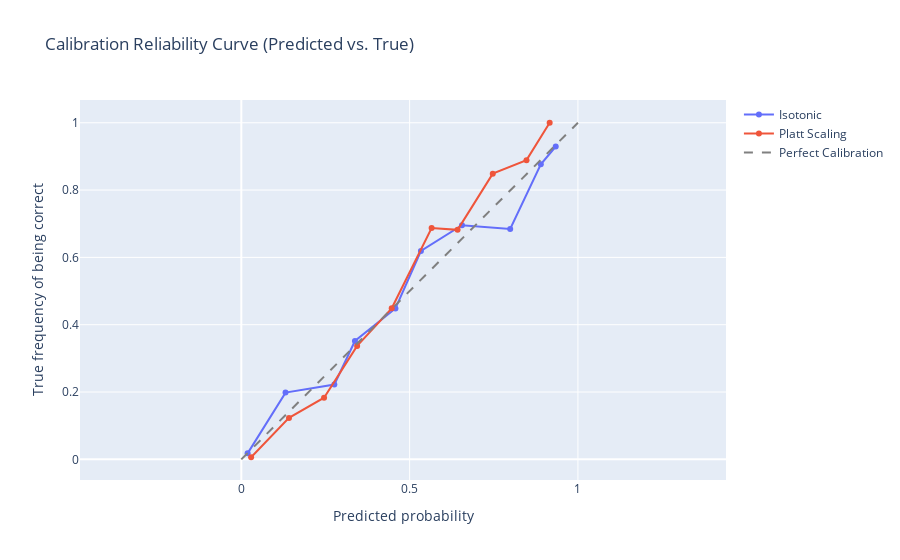

The cell this chart's notebook holds for it:
### Markdown cell above
we are going to use isotonic

### Code cell
import plotly.graph_objects as go
from sklearn.calibration import calibration_curve

### Figure 1 — Plotly figure (JSON) as saved in the notebook; plotly's stock layout.template omitted (floating-point values rounded to 4 significant figures)
{"data": [{"mode": "lines+markers", "name": "Isotonic", "type": "scatter", "x": [0.01872, 0.1314, 0.2764, 0.3376, 0.4579, 0.5336, 0.6556, 0.7988, 0.8898, 0.9341], "y": [0.01777, 0.1983, 0.2222, 0.3516, 0.4483, 0.619, 0.6957, 0.6842, 0.8764, 0.9294]}, {"mode": "lines+markers", "name": "Platt Scaling", "type": "scatter", "x": [0.02915, 0.1417, 0.2458, 0.3441, 0.4468, 0.5654, 0.6425, 0.7471, 0.8472, 0.9161], "y": [0.00625, 0.1232, 0.1831, 0.337, 0.4487, 0.6875, 0.6818, 0.8488, 0.8889, 1.0]}, {"line": {"color": "gray", "dash": "dash"}, "mode": "lines", "name": "Perfect Calibration", "type": "scatter", "x": [0, 1], "y": [0, 1]}], "layout": {"title": {"text": "Calibration Reliability Curve (Predicted vs. True)"}, "xaxis": {"title": {"text": "Predicted probability"}}, "yaxis": {"scaleanchor": "x", "scaleratio": 1, "title": {"text": "True frequency of being correct"}}}}
